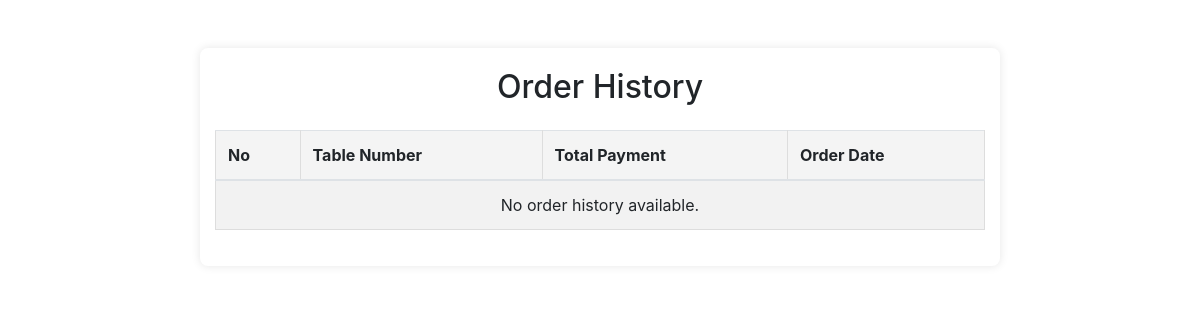
The app's page /order_history.php, older data.
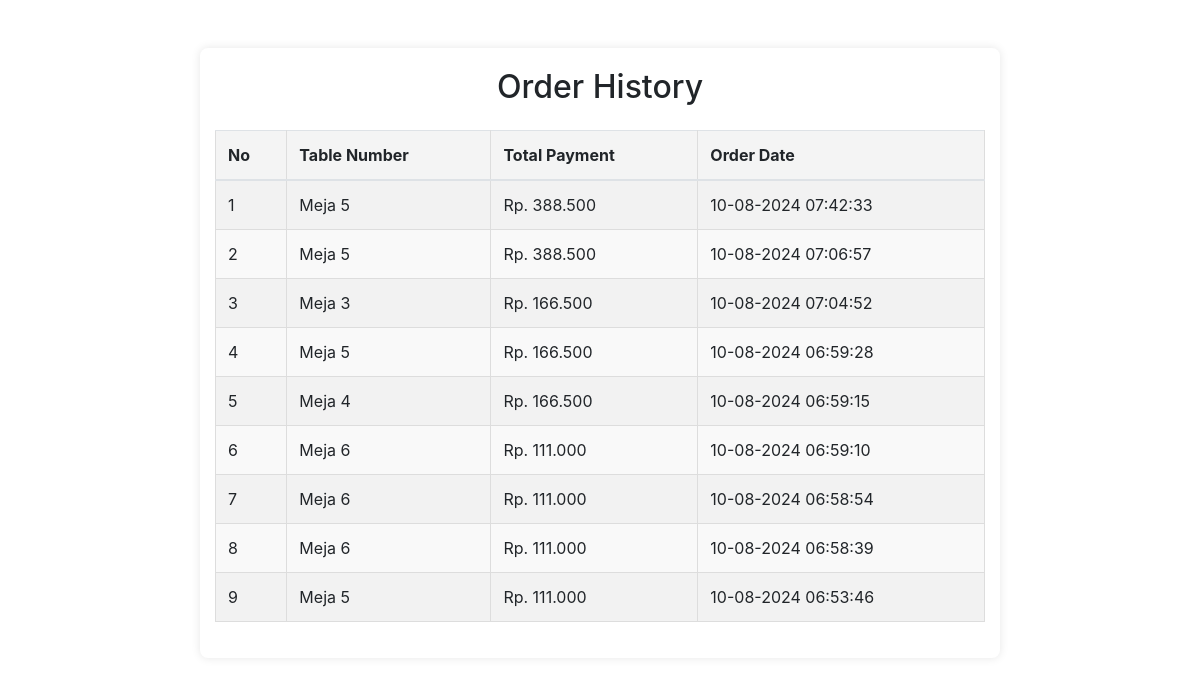
The same page, newer data.
### tables this page shows
CREATE TABLE IF NOT EXISTS `orders` (
  `id` int(11) NOT NULL AUTO_INCREMENT,
  `table_id` int(11) NOT NULL,
  `total_price` int(11) NOT NULL,
  `payment` int(11) NOT NULL,
  `created_at` timestamp NOT NULL DEFAULT current_timestamp(),
  `status` varchar(50) DEFAULT NULL,
  PRIMARY KEY (`id`),
  KEY `table_id` (`table_id`),
  CONSTRAINT `orders_ibfk_1` FOREIGN KEY (`table_id`) REFERENCES `tables` (`id`) ON DELETE CASCADE
);

CREATE TABLE IF NOT EXISTS `tables` (
  `id` int(11) NOT NULL AUTO_INCREMENT,
  `table_number` int(11) NOT NULL,
  `capacity` int(11) NOT NULL,
  `status` varchar(10) NOT NULL,
  PRIMARY KEY (`id`)
);

### order_history.php (the view, shortened to what this page needs)
<?php
include 'db_connect.php';
$sql_history = "SELECT orders.id, orders.total_price, orders.payment, orders.created_at, tables.table_number
                FROM orders
                JOIN tables ON orders.table_id = tables.id
                WHERE orders.status = 'paid'
                ORDER BY orders.created_at DESC";
$result_history = $conn->query($sql_history);
?>
<!DOCTYPE html>
<html lang="en">
<head>
    <link rel="stylesheet" href="style/manage.css">
    <link rel="stylesheet" href="https://maxcdn.bootstrapcdn.com/bootstrap/4.0.0/css/bootstrap.min.css">
</head>
<body>
    <div class="container mt-5">
        <h2 class="text-center">Order History</h2>
        <table class="table table-striped mt-4">
            <thead>
                <tr>
                    <th>No</th>
                    <th>Table Number</th>
                    <th>Total Payment</th>
                    <th>Order Date</th>
                </tr>
            </thead>
            <tbody>
                <?php
                if ($result_history->num_rows > 0) {
                    $no = 1;
                    while($order = $result_history->fetch_assoc()) {
                        echo "<tr>";
                        echo "<td>" . $no++ . "</td>";
                        echo "<td>Meja " . $order['table_number'] . "</td>";
                        echo "<td>Rp. " . number_format($order['total_price'], 0, ',', '.') . "</td>";
                        echo "<td>" . date('d-m-Y H:i:s', strtotime($order['created_at'])) . "</td>";
                        echo "</tr>";
                    }
                } else {
                    echo "<tr><td colspan='4' class='text-center'>No order history available.</td></tr>";
                }
                ?>
            </tbody>
        </table>
    </div>
</body>
</html>

Row changes from the older to the newer data that the page shows:
added orders: table.table_number "5", total_price "388.500", created_at "10-08-2024 07:42:33"
added orders: table.table_number "5", total_price "388.500", created_at "10-08-2024 07:06:57"
added orders: table.table_number "3", total_price "166.500", created_at "10-08-2024 07:04:52"
added orders: table.table_number "5", total_price "166.500", created_at "10-08-2024 06:59:28"
added orders: table.table_number "4", total_price "166.500", created_at "10-08-2024 06:59:15"
added orders: table.table_number "6", total_price "111.000", created_at "10-08-2024 06:59:10"
added orders: table.table_number "6", total_price "111.000", created_at "10-08-2024 06:58:54"
added orders: table.table_number "6", total_price "111.000", created_at "10-08-2024 06:58:39"
added orders: table.table_number "5", total_price "111.000", created_at "10-08-2024 06:53:46"
Text that changed along with them:
text no longer shown: "No order history available."
